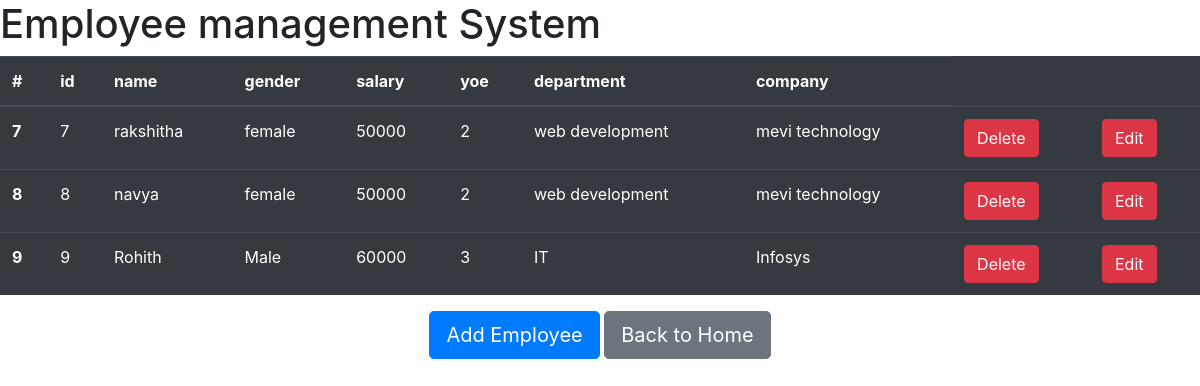
/Employee_list/, run on the app's committed database.
### employeeapp/models.py (models this page shows, shortened)
class Employee(models.Model):
    eid=models.AutoField(primary_key=True)
    ename=models.CharField(max_length=200)
    egender=models.CharField(max_length=200)
    esalary=models.IntegerField()
    eyoe=models.IntegerField()
    edept=models.CharField(max_length=200)
    ecompany=models.CharField(max_length=200)

### employeeapp/views.py (the view)
# urls.py: path('Employee_list/',views.Employee_list,name='Employee_list'),
def Employee_list(request):
    Employees=Employee.objects.all()
    return render(request,'Employee_list.html',{'Employees':Employees})

### employeeapp/templates/Employee_list.html (shortened to what this page needs)
<!DOCTYPE html>
<html lang="en">
<head>
    <link rel="stylesheet" href="https://cdn.jsdelivr.net/npm/bootstrap@4.6.2/dist/css/bootstrap.min.css">
<body>
    <h1>Employee management System</h1>
    <table class="table table-dark">
        <thead>
          <tr>
            <th scope="col">#</th>
            <th scope="col">id</th>
            <th scope="col">name</th>
            <th scope="col">gender</th>
            <th scope="col">salary</th>
            <th scope="col">yoe</th>
            <th scope="col">department</th>
            <th scope="col">company</th>
          </tr>
        </thead>
        <tbody>
            {% for i in Employees %}
          <tr>
            <th scope="row">{{i.pk}}</th>
            <td>{{i.eid}}</td>
            <td>{{i.ename}}</td>
            <td>{{i.egender}}</td>
            <td>{{i.esalary}}</td>
            <td>{{i.eyoe}}</td>
            <td>{{i.edept}}</td>
            <td>{{i.ecompany}}</td>
            <td><a href="{% url 'DeleteEmployee' i.pk %}" class="btn btn-danger">Delete</a></td>
            <td><a href="{% url 'editEmployee' i.pk %}" class="btn btn-danger">Edit</a> </td>
          </tr>
          {% endfor %}
        </tbody>
      </table>
      <div class="text-center">
        <a href="{% url 'AddEmployee' %}" class="btn btn-primary btn-lg">Add Employee</a>
        <a href="{% url 'home' %}" class="btn btn-secondary btn-lg">Back to Home</a>
    </div>
</body>
</html>

### data on the page
Employee: pk "7", eid "7", ename "rakshitha", egender "female", esalary "50000", eyoe "2", edept "web development", ecompany "mevi technology"
Employee: pk "8", eid "8", ename "navya", egender "female", esalary "50000", eyoe "2", edept "web development", ecompany "mevi technology"
Employee: pk "9", eid "9", ename "Rohith", egender "Male", esalary "60000", eyoe "3", edept "IT", ecompany "Infosys"
